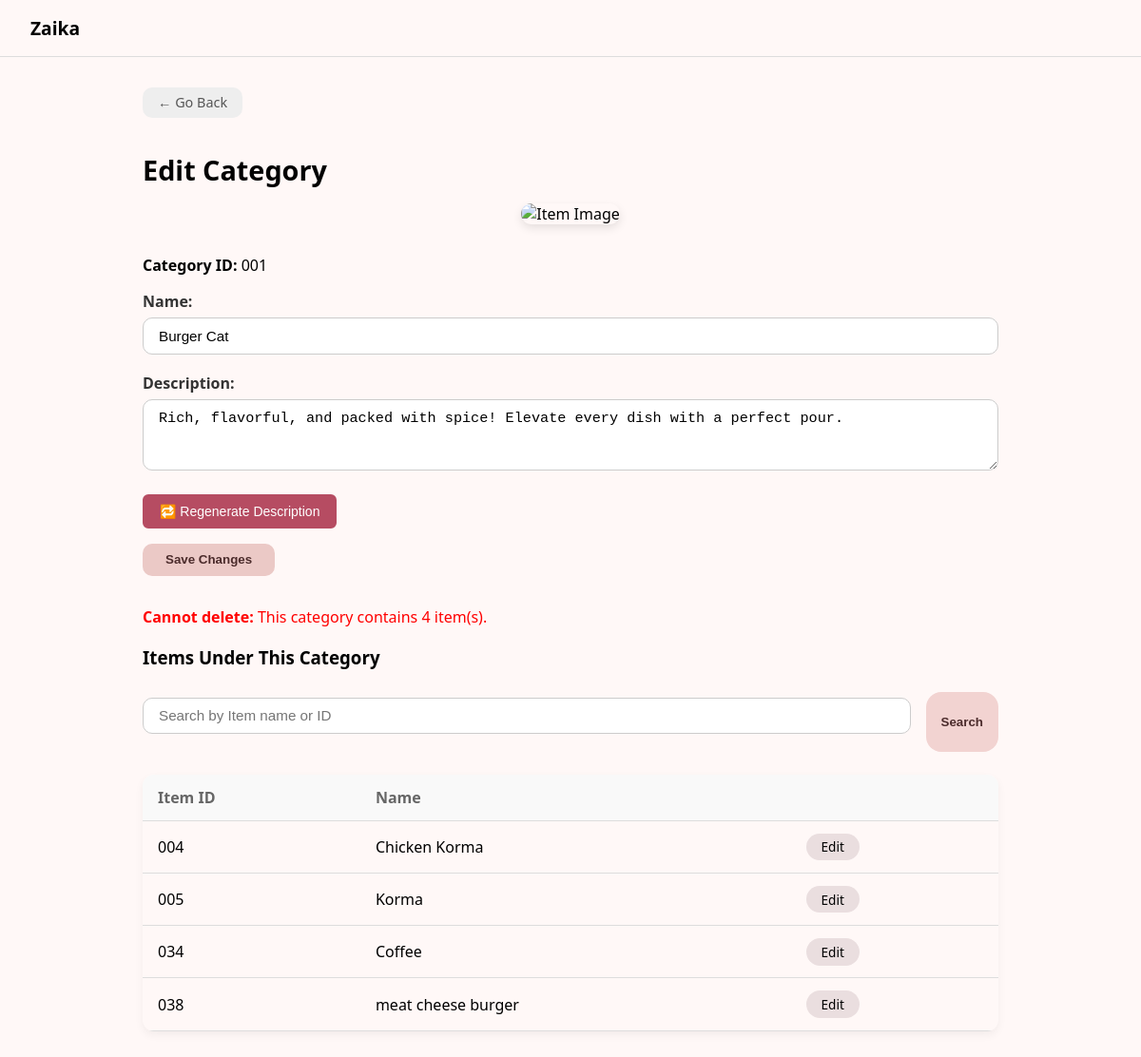
The page /RST-001/management/menu/categories/edit/1 (signed in) on the database its author committed.
### staff/models.py (models this page shows, shortened)
class MenuCategory(models.Model):
    id = models.AutoField(primary_key=True)
    restaurant = models.ForeignKey(Restaurant, on_delete=models.CASCADE, related_name='category_listings')
    name = models.CharField(max_length=150, default="Category Name", null=True)
    description = models.TextField(default="Category Description")
    image_url = models.CharField(
        max_length=255,blank=True,
        help_text="Stores the URL/path of the placeholder or generated image."
    )

class Restaurant(models.Model):
    TEMPLATE_CHOICES = [
        ("starter", "Starter"),
        ("modern", "Modern"),
        ("premium", "Premium"),
        ("pictorial", "Pictorial"),
    ]
    id = models.CharField(max_length=10, primary_key=True, editable=False)  # Custom formatted IDs
    owner = models.ForeignKey(Owner, on_delete=models.CASCADE, related_name='restaurant_ownerships')
    name = models.CharField(max_length=150, default="Restaurant Name")
    address = models.TextField(default="Restaurant Address")
    phone = models.CharField(max_length=10, null=True, default="Restaurant Phone")
    email = models.EmailField(max_length=150, null=True, default="Restaurant Email")
    template = models.CharField(max_length=10, choices=TEMPLATE_CHOICES, default="starter")  # Dropdown field
    display_picture = models.ImageField(
        upload_to=restaurant_dp_upload_path,
        blank=True,
        null=True,
        default="restaurant_default_profile.jpg"
    )

class MenuItem(models.Model):
    TYPE_CHOICES = [
        ("Veg", "Veg"),
        ("Non-Veg", "Non-Veg"),
        ("Drink", "Drink"),
    ]
    id = models.AutoField(primary_key=True)
    restaurant = models.ForeignKey(Restaurant, on_delete=models.CASCADE, related_name='item_listings')
    category = models.ForeignKey(MenuCategory, on_delete=models.CASCADE, related_name='category_items')
    tags = models.ManyToManyField(ItemTag, related_name='tagged_items', blank=True)
    name = models.CharField(max_length=150)
    is_available = models.BooleanField(default=True)
    type = models.CharField(max_length=10, choices=TYPE_CHOICES, default="Veg")
    image_url = models.CharField(
        max_length=255,blank=True,
        help_text="Stores the URL/path of the placeholder or generated image."
    )

### staff/views.py (the view, shortened to what this page needs)
# urls.py: path("menu/categories/edit/<int:categoryID>",views.menu_category_edit,name="management-category-edit"),
@login_required
def menu_category_edit(request,restaurantID,categoryID):
    category = MenuCategory.objects.get(id=categoryID)
    items = MenuItem.objects.filter(category=category)
    search_query = request.GET.get('itemSearch', '')
    if search_query:
        search_query = search_query.lstrip("0")
        items = items.filter(name__icontains=search_query) | items.filter(id__icontains=search_query)
    context = {
        "restID": restaurantID,
        "category": category,
        "items": items,
    }
    return render(request, "staff/edit_category.html", context)

### templates/staff/edit_category.html (shortened to what this page needs)
{% load static %}
<!DOCTYPE html>
<html lang="en">
<head>
  <link rel="stylesheet" href="{% static 'css/staff/edit_category.css' %}?v=4">
</head>
<body>
  <nav class="navbar">
    <div class="navbar-brand">{{category.restaurant.name}}</div>
  </nav>
  <div class="content">
    <a href="javascript:window.close()" class="go-back">&larr; Go Back</a>
    <h1>Edit Category</h1>
    <form action="" method="POST" enctype="multipart/form-data" >
      <div class="category-cover">
        <img src="{% static 'images/staff/category_add_edit.jpg' %}" alt="Item Image" id="itemPreview" class="item-image" />
      </div>
      <div class="category-info">
        <p><strong>Category ID:</strong> {{ category.id|stringformat:"03d" }}</p>
        <label><strong>Name:</strong></label>
        <input type="text" name="name" value="{{ category.name }}" maxlength="45" required>
        <label><strong>Description:</strong></label>
        <textarea name="description" id="descriptionField" rows="3" maxlength="105"
          oninput="checkCharLimit(this)" placeholder="Max 105 chars or use Regenerate">{{ category.description }}</textarea>
        <div class="text-end mt-2">
          <button type="button" onclick="generateDescription()" class="btn btn-outline-primary btn-sm upload-label">
            🔁 Regenerate Description
          </button>
        </div>
        <button type="submit" class="btn-pink">Save Changes</button>
      </div>
      {% if items|length == 0 %}
        <button type="button" class="btn-danger" onclick="deleteCategory()">Delete Category</button>
      {% else %}
        <p style="color:red;"><strong>Cannot delete:</strong> This category contains {{ items|length }} item(s).</p>
      {% endif %}
    </form>
    <h3>Items Under This Category</h3>
    <form method="get" class="search-box">
      <input type="text" name="itemSearch" placeholder="Search by Item name or ID" value="{{ request.GET.itemSearch }}">
      <button type="submit" class="search-btn">Search</button>
    </form>
    {% if items %}
      <table class="items-table">
        <thead>
          <tr><th>Item ID</th><th>Name</th><th></th></tr>
        </thead>
          <tbody id="itemsList">
            {% for item in items %}
            <tr>
              <td>{{ item.id|stringformat:"03d" }}</td>
              <td>{{ item.name }}</td>
              <td><a href="{% url 'management-menu-edit' restID item.id %}" target="_blank" class="edit-btn">Edit</a></td>
            </tr>
            {% endfor %}
          </tbody>
        </table>
      {% endif %}
      <br><br>
  </div>
</body>
</html>

### static/css/staff/edit_category.css (style rules this page uses)
body { background: #fff8f7; font-family: "Segoe UI", sans-serif; margin: 0; padding: 0; }
.navbar { padding: 1rem 2rem; border-bottom: 1px solid #ddd; display: flex; justify-content: space-between; align-items: center; }
.navbar-brand { font-weight: bold; font-size: 1.2rem; }
.content { max-width: 900px; margin: auto; padding: 2rem; }
.go-back { display: inline-block; margin-bottom: 1rem; color: #555; font-size: 0.9rem; background: #eee; border-radius: 10px; padding: 0.4rem 1rem; text-decoration: none; }
h1 { font-size: 1.8rem; margin-bottom: 1rem; }
.category-cover { text-align: center; margin-bottom: 2rem; }
.category-cover img { width: 100%; max-height: 200px; object-fit: cover; border-radius: 20px; box-shadow: 0 4px 10px rgba(0, 0, 0, 0.1); }
.btn-pink { margin-top: 1rem; background: #ebc9c6; border: none; padding: 0.6rem 1.5rem; border-radius: 10px; cursor: pointer; font-weight: 600; color: #4b2b2b; }
.category-info { margin-bottom: 2rem; }
.search-box { margin-top: 1.5rem; display: flex; gap: 1rem; }
.search-box input { padding: 0.6rem 1rem; border-radius: 1rem; border: 1px solid #ddd; flex: 1; }
.search-btn { padding: 0.6rem 1rem; background-color: #f2d3d1; border: none; border-radius: 1rem; cursor: pointer; font-weight: 600; color: #4b2b2b; }
.items-table { width: 100%; border-collapse: collapse; margin-top: 1.5rem; border-radius: 12px; overflow: hidden; box-shadow: 0 4px 10px rgba(0, 0, 0, 0.05); }
.items-table th, .items-table td { padding: 0.8rem 1rem; border-bottom: 1px solid #ddd; }
.items-table th { background-color: #f9f9f9; color: #666; font-weight: 600; text-align: left; }
.edit-btn { background-color: #eadedf; border: none; border-radius: 1rem; padding: 0.3rem 1rem; cursor: pointer; font-size: 0.85rem; font-weight: 500; text-decoration: none; color: #000; display: inline-block; }
form input[type="text"], form textarea, form input[type="file"] { width: 100%; padding: 0.6rem 1rem; font-size: 0.95rem; border-radius: 10px; border: 1px solid #ccc; margin-top: 0.4rem; margin-bottom: 1.2rem; box-sizing: border-box; }
form textarea { resize: vertical; }
form label { font-weight: 600; color: #333; display: block; }
.category-info button[type="submit"] { margin-top: 1rem; width: auto; }
.upload-label { display: inline-block; background-color:#b64c62; color: white; padding: 8px 16px; border-radius: 6px; cursor: pointer; font-weight: 500; transition: background 0.3s ease; font-size: 14px; border:2px solid #b64c62; }

### rows shown on the page
MenuCategory: restaurant.name "Zaika", id "001", name "Burger Cat", description "Rich, flavorful, and packed with spice! Elevate every dish with a perfect pour."
MenuItem: id "004", name "Chicken Korma"
MenuItem: id "005", name "Korma"
MenuItem: id "034", name "Coffee"
MenuItem: id "038", name "meat cheese burger"

### other values the page prints
{{ items|length }} "4"
